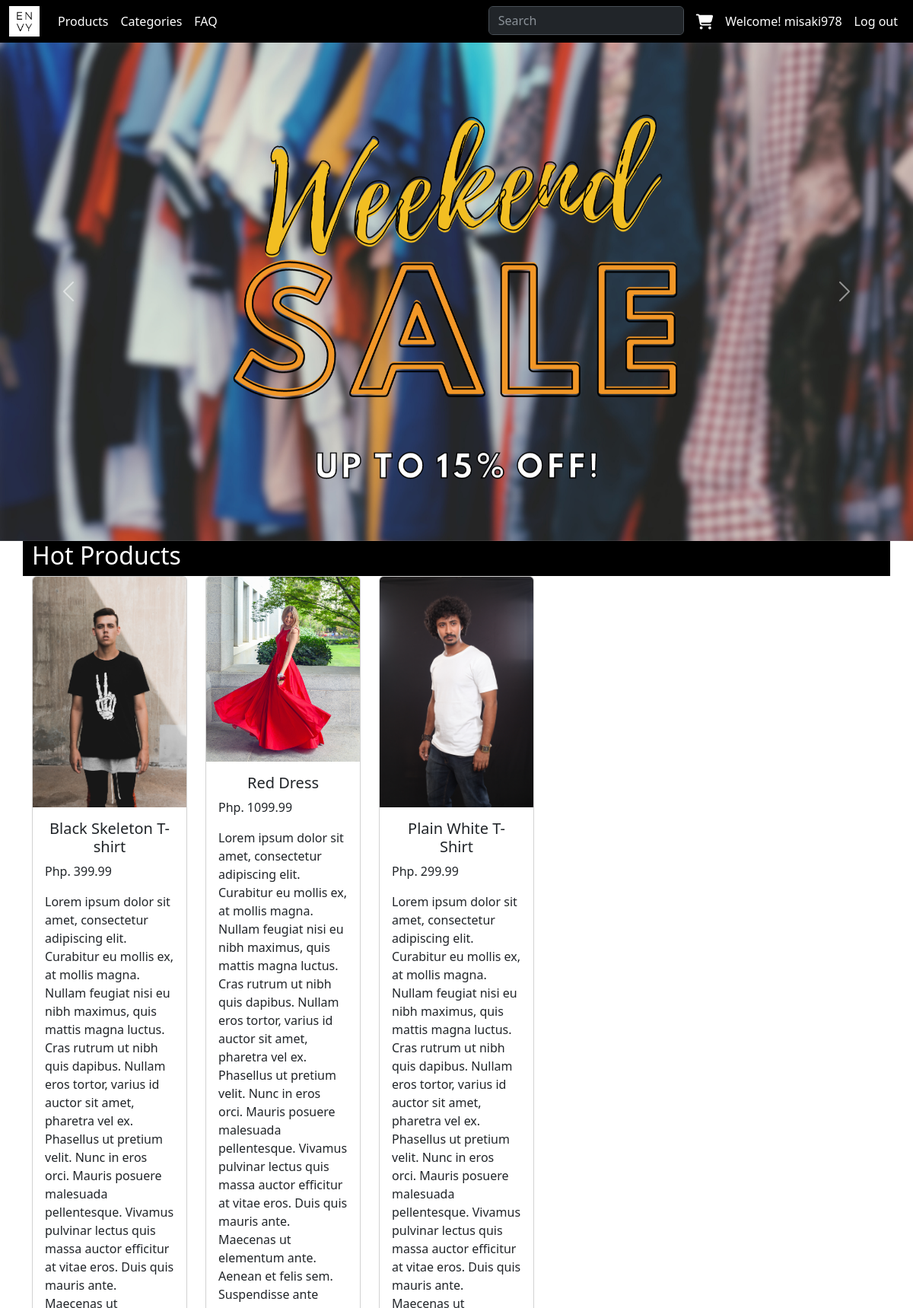
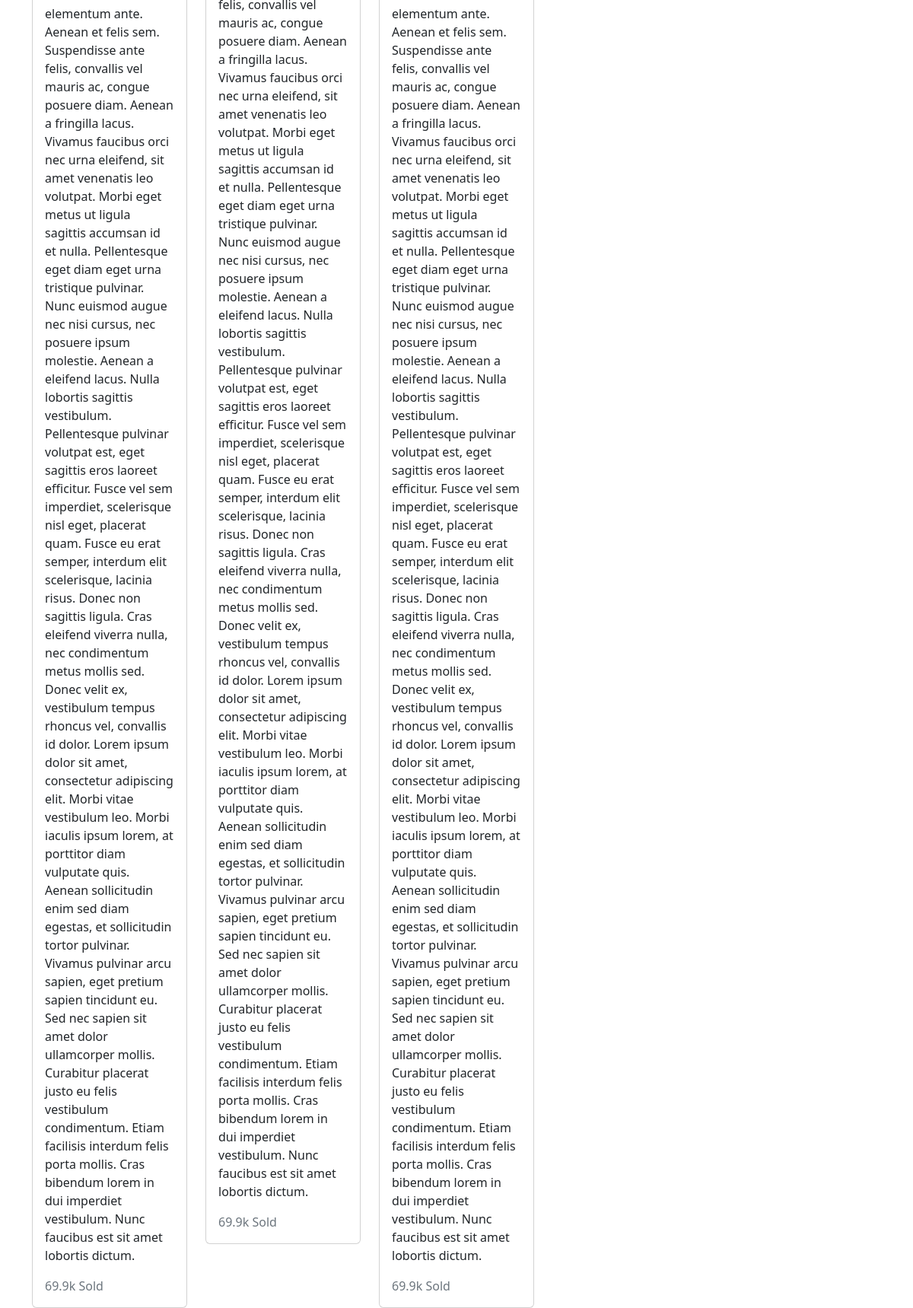
Screenshot of /home/ (signed in) with the database file from the repository (2 pictures, top to bottom).
### home/models.py (models this page shows, shortened)
class Product(models.Model):
    product_name = models.CharField(max_length=600)
    product_image = models.ImageField(upload_to='items/', default='static/items/red_dress.jpg')
    description = models.TextField()
    price = models.FloatField()

### home/views.py (the view)
# urls.py: path('home/', homepage_view.homepage, name='homepage'),
def homepage(request):
    products = Product.objects.all()
    return render(request, "home/index.html", {"products": products})

### home/templates/home/index.html (shortened to what this page needs)
{% extends "home/base.html" %} {% block content%}
{%load static%}
<div
      class="bg-white mx-auto position-relative"
      style="width: 1200px; height: 5000"
    >
<div
  id="carouselExampleAutoplaying"
  class="carousel slide"
  data-bs-ride="carousel"
>
  <div class="carousel-inner">
    <div class="carousel-item active">
      <img src="{% static 'index/weekend_sale.png' %}" class="d-block w-100" alt="test" />
    </div>
  </div>
  <button
    class="carousel-control-prev"
    type="button"
    data-bs-target="#carouselExampleAutoplaying"
    data-bs-slide="prev"
  >
    <span class="carousel-control-prev-icon" aria-hidden="true"></span>
  </button>
  <button
    class="carousel-control-next"
    type="button"
    data-bs-target="#carouselExampleAutoplaying"
    data-bs-slide="next"
  >
    <span class="carousel-control-next-icon" aria-hidden="true"></span>
  </button>
</div>
<div class="container">
  <div class="row row-cols-5">
    <div class="col col-12 bg-black text-white">
      <p class="h2">Hot Products</p>
    </div>
    {% for p in products %}
    <div class="col">
      <a class="nav-link" href="product/{{p.id}}">
        <div class="card">
          <img src="{{p.product_image.url}}" class="card-img-top" alt="..." />
          <div class="card-body">
            <h5 class="card-title text-center">{{p.product_name}}</h5>
            <div class="row justify-content-evenly">
              <p class="card-text">Php. {{p.price}}</p>
              <p class="card-text">{{p.description}}</p>
              <p class="card-text text-secondary">69.9k Sold</p>
            </div>
          </div>
        </div>
      </a>
    </div>
    {% endfor %}
  </div>
</div>
</div>
{% endblock %}

### home/templates/home/base.html (shortened to what this page needs)
<!DOCTYPE html>
<html lang="en">
  <head>
    {%block script%} {%endblock%}{% load static %}
    <link
      href="https://cdn.jsdelivr.net/npm/bootstrap@5.3.0/dist/css/bootstrap.min.css"
      rel="stylesheet"
    />
    <link
      rel="stylesheet"
      href="https://cdnjs.cloudflare.com/ajax/libs/font-awesome/6.4.0/css/all.min.css"
    />
  </head>
  <body class="px-50">
    <nav
      class="navbar navbar-expand-lg bg-black fixed-top"
      data-bs-theme="dark"
    >
      <div class="container-fluid">
        <ul class="navbar-nav" data-bs-theme="dark">
          <li class="nav-item">
            <a class="navbar-brand" href="/">
              <img
                src="{% static 'envy_white.png' %}"
                width="40"
                height="40"
                alt="Envy Logo"
              />
            </a>
          </li>
          <li class="nav-item">
            <a class="nav-link" aria-current="page" href="#">Products</a>
          </li>
          <li class="nav-item">
            <a class="nav-link" href="#">Categories</a>
          </li>
          <li class="nav-item">
            <a class="nav-link" href="/faq">FAQ</a>
          </li>
        </ul>
        <ul class="navbar-nav d-flex">
          <li class="nav-item">
            <form class="d-flex" role="search">
              <input
                class="form-control me-2"
                type="search"
                placeholder="Search"
                aria-label="Search"
              />
            </form>
          </li>
          <li class="nav-item">
            <a class="nav-link" href="/cart">
              <i
                class="fa-solid fa-lg fa-cart-shopping"
                style="color: #ffffff"
              ></i>
            </a>
          </li>
          {% if request.user.is_authenticated %}
          <li class="nav-item">
            <a class="nav-link" href="/login"
              >Welcome! {{request.user.username}}</a
            >
          </li>
          <li class="nav-item">
            <a class="nav-link" href="{% url 'logout' %}">Log out</a>
          </li>
          {% endif %}
        </ul>
      </div>
    </nav>
    {% block content%} {% endblock %}
  </body>
</html>

### home/templates/home/base.html (style rules this page uses)
body { background: #f6f6f6; padding-top: 56px; }
.nav-link { color: white; }

### rows the page displays
Product: product_image (picture), product_name "Black Skeleton T-shirt", price "399.99", description "Lorem ipsum dolor sit amet, consectetur adipiscing elit. Curabitur eu mollis ex, at mollis magna. Nullam feugiat nisi eu nibh maximus, quis mattis magna luctus. Cras rutrum ut nibh quis dapibus. Nullam eros tortor, varius id auctor sit amet, pharetra vel ex. Phasellus ut pretium velit. Nunc in eros orci. Mauris posuere malesuada pellentesque. Vivamus pulvinar lectus quis massa auctor efficitur at vitae eros. Duis quis mauris ante. Maecenas ut elementum ante. Aenean et felis sem. Suspendisse ante felis, convallis vel mauris ac, congue posuere diam. Aenean a fringilla lacus. Vivamus faucibus orci nec urna eleifend, sit amet venenatis leo volutpat. Morbi eget metus ut ligula sagittis accumsan…"
Product: product_image (picture), product_name "Red Dress", price "1099.99", description "Lorem ipsum dolor sit amet, consectetur adipiscing elit. Curabitur eu mollis ex, at mollis magna. Nullam feugiat nisi eu nibh maximus, quis mattis magna luctus. Cras rutrum ut nibh quis dapibus. Nullam eros tortor, varius id auctor sit amet, pharetra vel ex. Phasellus ut pretium velit. Nunc in eros orci. Mauris posuere malesuada pellentesque. Vivamus pulvinar lectus quis massa auctor efficitur at vitae eros. Duis quis mauris ante. Maecenas ut elementum ante. Aenean et felis sem. Suspendisse ante felis, convallis vel mauris ac, congue posuere diam. Aenean a fringilla lacus. Vivamus faucibus orci nec urna eleifend, sit amet venenatis leo volutpat. Morbi eget metus ut ligula sagittis accumsan…"
Product: product_image (picture), product_name "Plain White T-Shirt", price "299.99", description "Lorem ipsum dolor sit amet, consectetur adipiscing elit. Curabitur eu mollis ex, at mollis magna. Nullam feugiat nisi eu nibh maximus, quis mattis magna luctus. Cras rutrum ut nibh quis dapibus. Nullam eros tortor, varius id auctor sit amet, pharetra vel ex. Phasellus ut pretium velit. Nunc in eros orci. Mauris posuere malesuada pellentesque. Vivamus pulvinar lectus quis massa auctor efficitur at vitae eros. Duis quis mauris ante. Maecenas ut elementum ante. Aenean et felis sem. Suspendisse ante felis, convallis vel mauris ac, congue posuere diam. Aenean a fringilla lacus. Vivamus faucibus orci nec urna eleifend, sit amet venenatis leo volutpat. Morbi eget metus ut ligula sagittis accumsan…"

### other values shown
{{ request.user.username }} "misaki978"
